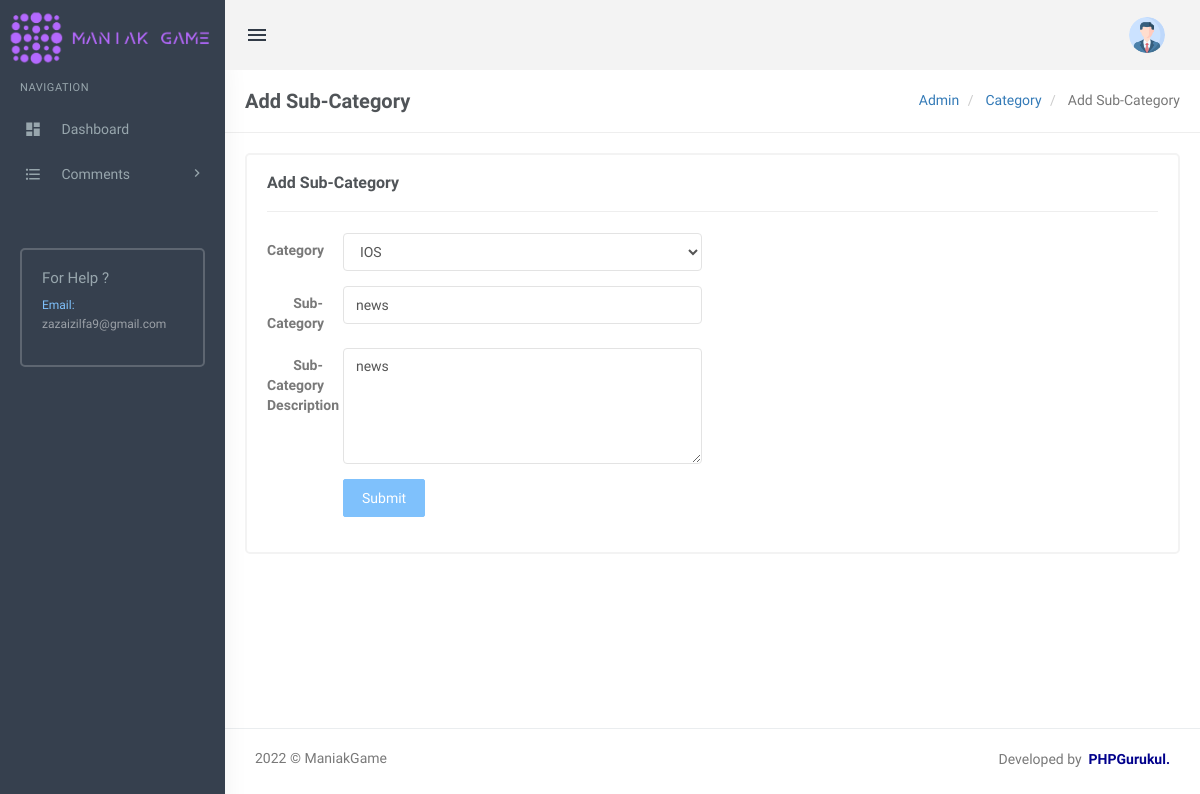
/admin/edit-subcategory.php?scid=3 (signed in), run on the app's committed database.
### tables this page shows
CREATE TABLE `tblsubcategory` (
  `SubCategoryId` int(11) NOT NULL,
  `CategoryId` int(11) DEFAULT NULL,
  `Subcategory` varchar(255) DEFAULT NULL,
  `SubCatDescription` mediumtext DEFAULT NULL,
  `PostingDate` timestamp NOT NULL DEFAULT current_timestamp(),
  `UpdationDate` timestamp NULL DEFAULT NULL ON UPDATE current_timestamp(),
  `Is_Active` int(1) DEFAULT NULL
);

CREATE TABLE `tblcategory` (
  `id` int(11) NOT NULL,
  `CategoryName` varchar(200) DEFAULT NULL,
  `Description` mediumtext DEFAULT NULL,
  `PostingDate` timestamp NULL DEFAULT current_timestamp(),
  `UpdationDate` timestamp NULL DEFAULT NULL ON UPDATE current_timestamp(),
  `Is_Active` int(1) DEFAULT NULL
);

### admin/edit-subcategory.php (the view, shortened to what this page needs)
<?php
include('includes/config.php');
if(strlen($_SESSION['login'])==0)
  {
header('location:index.php');
}
else{
?>
<!DOCTYPE html>
<html lang="en">
    <head>
        <link href="assets/css/bootstrap.min.css" rel="stylesheet" type="text/css" />
        <link href="assets/css/core.css" rel="stylesheet" type="text/css" />
        <link href="assets/css/components.css" rel="stylesheet" type="text/css" />
        <link href="assets/css/icons.css" rel="stylesheet" type="text/css" />
        <link href="assets/css/pages.css" rel="stylesheet" type="text/css" />
        <link href="assets/css/menu.css" rel="stylesheet" type="text/css" />
        <link href="assets/css/responsive.css" rel="stylesheet" type="text/css" />
		<link rel="stylesheet" href="../plugins/switchery/switchery.min.css">
    </head>
    <body class="fixed-left">
        <div id="wrapper">
 <?php include('includes/topheader.php');?>
           <?php include('includes/leftsidebar.php');?>
            <div class="content-page">
                <div class="content">
                    <div class="container">
                        <div class="row">
							<div class="col-xs-12">
								<div class="page-title-box">
                                    <h4 class="page-title">Add Sub-Category</h4>
                                    <ol class="breadcrumb p-0 m-0">
                                        <li>
                                            <a href="#">Admin</a>
                                        </li>
                                        <li>
                                            <a href="#">Category </a>
                                        </li>
                                        <li class="active">
                                            Add Sub-Category
                                        </li>
                                    </ol>
                                    <div class="clearfix"></div>
                                </div>
							</div>
						</div>
                        <div class="row">
                            <div class="col-sm-12">
                                <div class="card-box">
                                    <h4 class="m-t-0 header-title"><b>Add Sub-Category </b></h4>
                                    <hr />
<div class="row">
<div class="col-sm-6">
</div>
</div>
<?php
$subcatid=intval($_GET['scid']);
$query=mysqli_query($con,"Select tblcategory.CategoryName as catname,tblcategory.id as catid,tblsubcategory.Subcategory as subcatname,tblsubcategory.SubCatDescription as SubCatDescription,tblsubcategory.PostingDate as subcatpostingdate,tblsubcategory.UpdationDate as subcatupdationdate,tblsubcategory.SubCategoryId as subcatid from tblsubcategory join tblcategory on tblsubcategory.CategoryId=tblcategory.id where tblsubcategory.Is_Active=1 and  SubCategoryId='$subcatid'");
while($row=mysqli_fetch_array($query))
{
?>
                        			<div class="row">
                        				<div class="col-md-6">
                        					<form class="form-horizontal" name="category" method="post">
	                                            <div class="form-group">
	                                                <label class="col-md-2 control-label">Category</label>
	                                                <div class="col-md-10">
	                                                  <select class="form-control" name="category" required>
                                                   <option value="<?php echo htmlentities($row['catid']);?>"><?php echo htmlentities($row['catname']);?></option>
                                                        </select>
	                                                </div>
	                                            </div>
    <div class="form-group">
                                                    <label class="col-md-2 control-label">Sub-Category</label>
                                                    <div class="col-md-10">
                                                        <input type="text" class="form-control" value="<?php echo htmlentities($row['subcatname']);?>" name="subcategory" required>
                                                    </div>
                                                </div>
	                                            <div class="form-group">
	                                                <label class="col-md-2 control-label">Sub-Category Description</label>
	                                                <div class="col-md-10">
	                                   <textarea class="form-control" rows="5" name="sucatdescription" required><?php echo htmlentities($row['SubCatDescription']);?></textarea>
	                                                </div>
	                                            </div>
<?php } ?>
        <div class="form-group">
                                                    <label class="col-md-2 control-label">&nbsp;</label>
                                                    <div class="col-md-10">
                                                <button type="submit" class="btn btn-custom waves-effect waves-light btn-md" name="submitsubcat">
                                                    Submit
                                                </button>
                                                    </div>
                                                </div>
	                                        </form>
                        				</div>
                        			</div>
                                </div>
                            </div>
                        </div>
                    </div>
                </div>
<?php include('includes/footer.php');?>
            </div>
        </div>
    </body>
</html>
<?php } ?>

### admin/assets/css/core.css (style rules this page uses)
body { font-family: 'Varela Round', sans-serif; margin: 0; padding-bottom: 60px; overflow-x: hidden; color: #797979; }
html { position: relative; min-height: 100%; }
.h1, .h2, .h3, .h4, .h5, .h6, h1, h2, h3, h4, h5, h6 { color: #505458; font-family: 'Hind Madurai', sans-serif; margin: 10px 0; }
* { outline: none !important; }
b, strong { font-weight: 600; font-family: 'Hind Madurai', sans-serif; }
.container { width: auto; }
#wrapper { height: 100%; overflow: hidden; width: 100%; }
.p-0 { padding: 0 !important; }
.m-0 { margin: 0 !important; }
.m-t-0 { margin-top: 0 !important; }
.card-box { padding: 20px; border: 2px solid #f3f3f3; -webkit-border-radius: 5px; border-radius: 5px; -moz-border-radius: 5px; background-clip: padding-box; margin-bottom: 20px; background-color: #ffffff; }
.row { margin-right: -10px; margin-left: -10px; }
.col-lg-1, .col-lg-10, .col-lg-11, .col-lg-12, .col-lg-2, .col-lg-3, .col-lg-4, .col-lg-5, .col-lg-6, .col-lg-7, .col-lg-8, .col-lg-9, .col-md-1, .col-md-10, .col-md-11, .col-md-12, .col-md-2, .col-md-3, .col-md-4, .col-md-5, .col-md-6, .col-md-7, .col-md-8, .col-md-9, .col-sm-1, .col-sm-10, .col-sm-11, .col-sm-12, .col-sm-2, .col-sm-3, .col-sm-4, .col-sm-5, .col-sm-6, .col-sm-7, .col-sm-8, .col-sm-9, .col-xs-1, .col-xs-10, .col-xs-11, .col-xs-12, .col-xs-2, .col-xs-3, .col-xs-4, .col-xs-5, .col-xs-6, .col-xs-7, .col-xs-8, .col-xs-9 { padding-left: 10px; padding-right: 10px; }
.breadcrumb { background-color: transparent; margin-bottom: 15px; padding-top: 10px; padding-left: 0; }
.waves-effect { position: relative; cursor: pointer; display: inline-block; overflow: hidden; -webkit-user-select: none; -moz-user-select: none; -ms-user-select: none; user-select: none; -webkit-tap-highlight-color: transparent; vertical-align: middle; z-index: 1; will-change: opacity, transform; -webkit-transition: all 0.3s ease-out; -moz-transition: all 0.3s ease-out; -o-transition: all 0.3s ease-out; -ms-transition: all 0.3s ease-out; transition: all 0.3s ease-out; }

### admin/assets/css/menu.css (style rules this page uses)
.content-page { margin-left: 225px; overflow: hidden; }
.content-page .content { padding: 0 5px 10px 5px; margin-top: 70px; }
.page-title { font-size: 20px; margin-bottom: 0; margin-top: 0; font-weight: 600; }
.header-title { font-size: 16px; line-height: 16px; margin-bottom: 8px; font-weight: 600; }
.page-title-box { padding: 20px; border-bottom: 1px solid #eee; margin: 0 -20px 20px -20px; }
.page-title-box .page-title { margin-bottom: 0; float: left; }
.page-title-box .breadcrumb { float: right; background-color: transparent !important; }

### data on the page
tblsubcategory: category "IOS", subcategory "news", sucatdescription "news"
